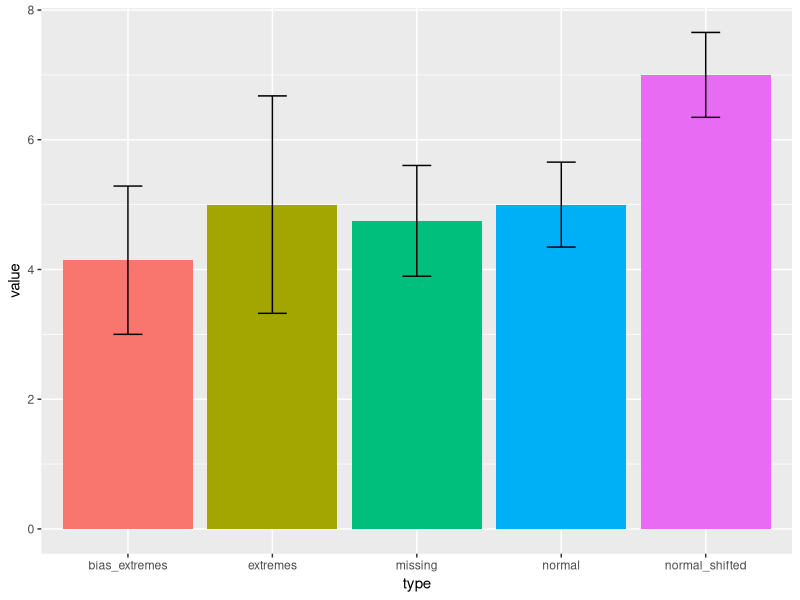
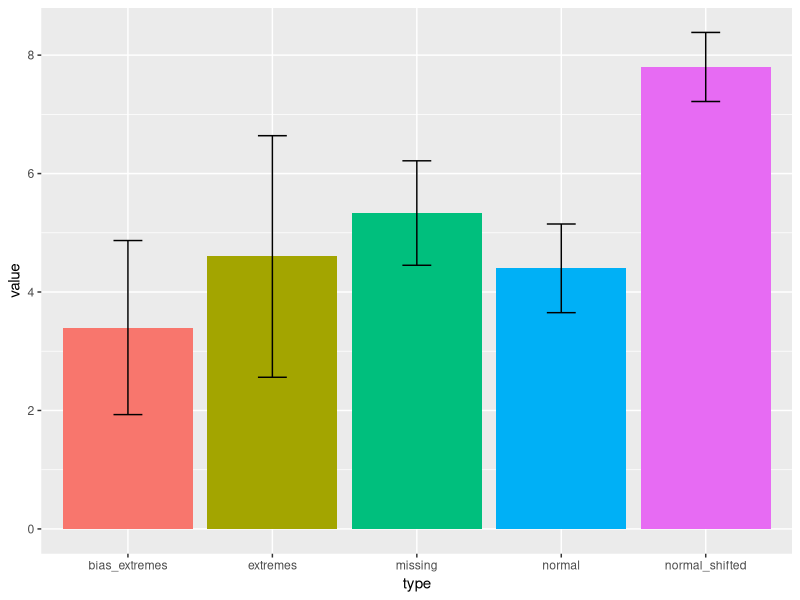

Write R code to recreate these figures, in order.
library(ggplot2)
normal <-  c(3,3,4,5,6,7,7)
normal_shifted <- c(5,5,6,7,8,9,9)
extremes <- c(0,0,2,5,8,10,10)
bias_extremes <- c(0,0,4,5,6,7,7)
missing <- c(3,NA,4,5,NA, 7, NA)

types <- c(rep("normal", 7), rep("normal_shifted", 7), rep("extremes", 7), rep("bias_extremes", 7), rep("missing", 7))

values <- c(normal, normal_shifted, extremes, bias_extremes, missing)
mean(values, na.rm = T)

df <- data.frame(value=values, type=types)
ggplot(df, aes(type, value, fill=type)) + stat_summary(fun.y="mean", geom="bar", fun.args = list("na.rm"=T)) + 
  stat_summary(geom = "errorbar", fun.data = mean_se, position = "dodge", width=0.2) + 
  guides(fill=FALSE)
  
sample_data <- function(data, N){
  selected <- c()
  for(i in 0:4){
    selected <- c(selected, sample(1:7, N) + 7*i)
  }
  sampled_data <- data[selected,]
  print(selected)
  print(mean(sampled_data$values, na.rm = T))
  ggplot(sampled_data, aes(type, value, fill=type)) + stat_summary(fun.y="mean", geom="bar") + 
    stat_summary(geom = "errorbar", fun.data = mean_se, position = "dodge", width=0.2) + 
    guides(fill=FALSE)
}

sample_data(df, 5)
